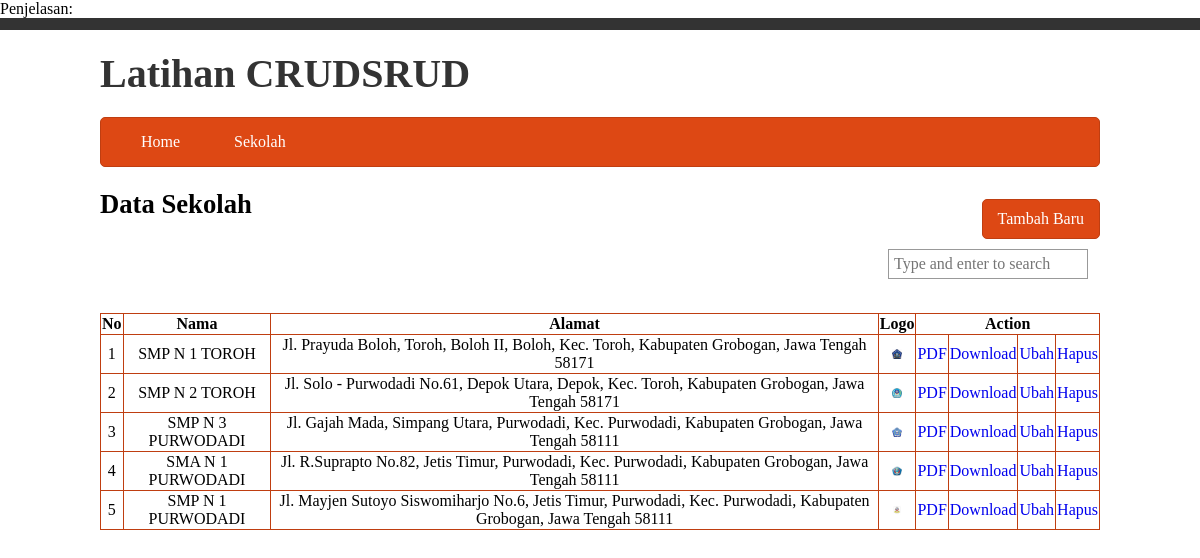
The page /index.php?p=sekolah on the database its author committed.
### tables this page shows
CREATE TABLE `sekolah` (
  `id` int(11) NOT NULL,
  `nama` varchar(255) NOT NULL,
  `alamat` text NOT NULL,
  `logo` varchar(255) NOT NULL
);

### conf.php (called while the page is built, shortened)
<?php
function get($val){
 return
isset($_GET[$val])?htmlspecialchars($_GET[$val]):null;
}
function inc($val){
 include file_exists($val.'.php')?$val.'.php':'nofile.php';
}
?>

### tampilan/sekolah/all.php (the view, shortened to what this page needs)
<?php
 $addonq = '';
 $hasil = $koneksi->prepare("SELECT * FROM sekolah
".$addonq." ORDER BY id DESC");
 $hasil->execute();
 $data = $hasil->fetchAll();
?>
<a class="btn pull-right" href="index.php?p=sekolah&m=add">Tambah
Baru</a>
<h2>Data Sekolah</h2>
<div style="clear:both;width:200px;margin-right:12px;"
class="pull-right">
 <form action="index.php?p=sekolah&m=search">
  <input autocomplete="off" type="text" name="q"
placeHolder="Type and enter to search" value="<?php echo
(get("q"));?>">
 </form>
</div>
<div style="clear:both">&nbsp;</div>
<table class="data">
 <thead>
 <tr>
  <th>No</th>
  <th>Nama</th>
  <th>Alamat</th>
  <th>Logo</th>
  <th colspan="4">Action</th>
 </tr>
 </thead>
<tbody>
 <?php
 $i = 1;
 foreach ($data as $key) {
 ?>
 <tr>
<td><?php echo $i;?></td>
  <td><?php echo $key['nama'];?></td>
  <td><?php echo $key['alamat'];?></td>
  <td><img class="img-mini" src="assets/foto/<?php echo
$key['logo'];?>"></td>
  <td><a target="_blank"
href="proses/sekolah/pdf.php?id=<?php echo
$key['id'];?>">PDF</a></td>
  <td><a href="proses/sekolah/download.php?id=<?php echo
$key['id'];?>">Download</a></td>
  <td><a href="index.php?p=sekolah&m=edit&id=<?php echo
$key['id'];?>">Ubah</a></td>
  <td><a onclick="return confirm('Hapus Data<?php echo
$key['nama'];?>')" <a href="proses/sekolah/hapus.php?id=<?php
echo $key['id'];?>">Hapus</a></td>
 </tr>
 <?php
 $i++;
 } ?>
</tbody>
</table>

### index.php (shortened to what this page needs)
<?php
include 'conf.php';
?>
<!DOCTYPE html>
<html>
<head>
 <link rel="stylesheet" type="text/css"
href="assets/css/css.css">
</head>
<body>
 <div class="top-gray"></div>
 <div class="header">
  <div class="big-logo">Latihan CRUDSRUD</div>
  <?php include 'menu.php';?>
 </div>
 <div class="content"><div class="container">
 <?php
 if(!is_null(get('p'))){
  switch (get('p')) {
   case 'sekolah':
    switch (get('m')) {
   default:
   inc('tampilan/sekolah/all');
   break;
  }
  break;
  }
  }else{ inc('home'); } ?>
 </div></div>
</body>
</html>

### menu.php
<div class="menu">
<ul>
 <li><a href="index.php?p=home">Home</a></li>
 <li><a href="index.php?p=sekolah">Sekolah</a></li>
</ul>
</div>

### assets/css/css.css (style rules this page uses)
* { outline: none; }
body { margin: 0; font-family: Candara; }
a { text-decoration: none; }
h2 { font-size: 20pt; }
.top-gray { width:100%; height: 12px; background:#333; }
.header { width:1000px; margin: 0 auto; }
.menu { background: #dd4814; border:1px solid #bf3e11; border-radius: 5px; }
.menu ul { margin: 0 15px; padding: 0; }
.menu ul li { list-style: none; display: inline-block; padding: 15px 25px; }
.menu ul li a { color: #fff; }
.big-logo { font-size: 30pt; color:#333; padding: 20px 0; font-weight: bold; }
.content { width:1000px; margin: 0 auto; }
button,.btn { background: #dd4814; border:1px solid #bf3e11; border-radius: 5px; padding: 10px 15px; color:white; display: inline-block; margin: 10px 0; font-family: Candara; font-size: 12pt; }
.pull-right { float: right; }
.img-mini { max-width: 10px; max-height: 10px; }
table { width: 100%; }
table.data,table.data tr th,table.data tr td { border-collapse: collapse; border: 1px solid #bf3e11; }
table.data tr td { text-align: center; }
input { font-size: 12pt; font-family: Candara; padding: 5px; width: 100%; border:1px solid #999; }

### rows shown on the page
sekolah: nama "SMP N 1 TOROH", alamat "Jl. Prayuda Boloh, Toroh, Boloh II, Boloh, Kec. Toroh, Kabupaten Grobogan, Jawa Tengah 58171", logo (picture)
sekolah: nama "SMP N 2 TOROH", alamat "Jl. Solo - Purwodadi No.61, Depok Utara, Depok, Kec. Toroh, Kabupaten Grobogan, Jawa Tengah 58171", logo (picture)
sekolah: nama "SMP N 3 PURWODADI", alamat "Jl. Gajah Mada, Simpang Utara, Purwodadi, Kec. Purwodadi, Kabupaten Grobogan, Jawa Tengah 58111", logo (picture)
sekolah: nama "SMA N 1 PURWODADI", alamat "Jl. R.Suprapto No.82, Jetis Timur, Purwodadi, Kec. Purwodadi, Kabupaten Grobogan, Jawa Tengah 58111", logo (picture)
sekolah: nama "SMP N 1 PURWODADI", alamat "Jl. Mayjen Sutoyo Siswomiharjo No.6, Jetis Timur, Purwodadi, Kec. Purwodadi, Kabupaten Grobogan, Jawa Tengah 58111", logo (picture)
